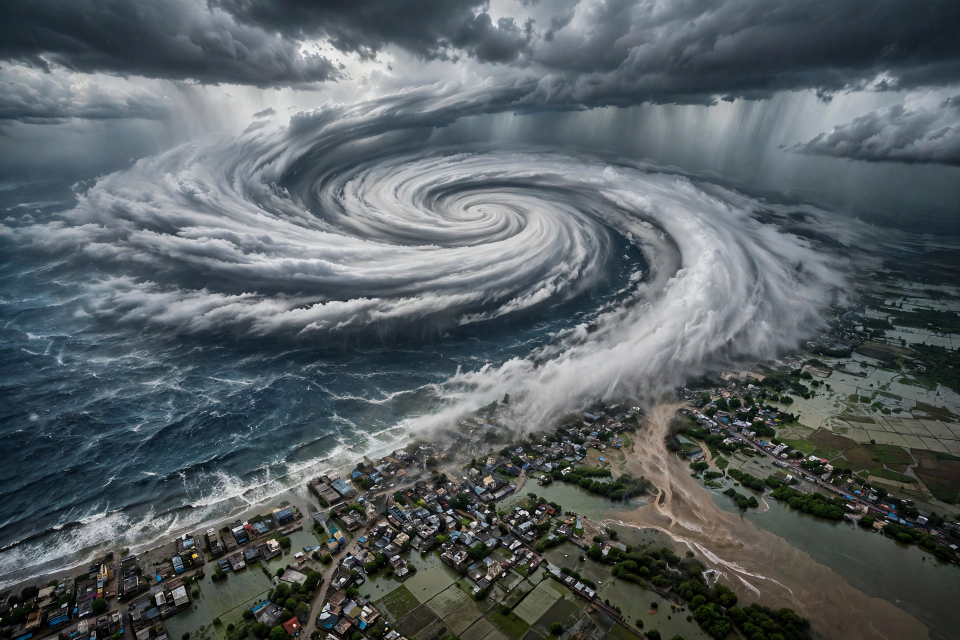
#> input picture assets/cyclone.webp, 1920 x 1280 px (shown at 1/2 size)
$ python draw.py
#> lines starting #> are read from the running program, lines starting #| are printed output that depends on the picture
#> in build_front_page, `sheet = Image.new("RGB", (PAGE_W, PAGE_H), PALETTE["paper"])`:
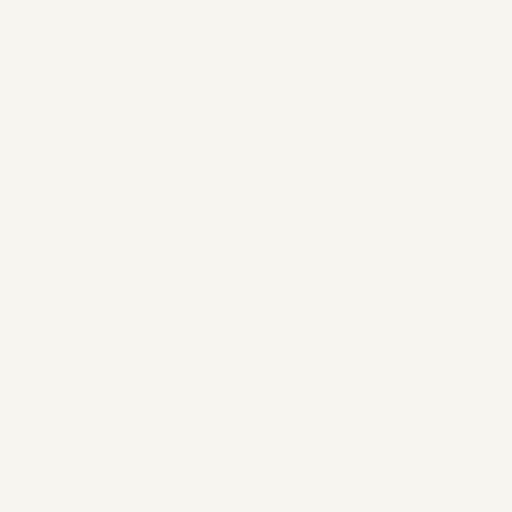
#> sheet: PIL image 1024x1024 RGB (shown at 1/2 size); mean R, G, B 247, 245, 240
#!/usr/bin/env python3
"""Compose the 21 November 2026 front page for news-image-20261121.

The sheet is 1024 by 1024: a masthead, a weather bar built from real
Open-Meteo forecast figures for five cities, six illustrated story cards
in a two-by-three grid, and a source line along the bottom edge.

The six stories, each checked against reporting dated 20-21 Nov 2026:
  - Cyclone Akvan's rains linger over Odisha (the weather story)
  - a magnitude 6.8 tremor in Junin, Peru
  - Russia's heaviest air raid on Ukraine this year
  - New York's plan to shut Rikers Island by 2032 (the US local story)
  - COP31 running past its deadline in Antalya
  - a tanker hit and ablaze near Khasab in the Strait of Hormuz

Pictures live under assets/ and carry no lettering; every word on the
page is drawn here with DejaVu. Running `python3 draw.py` writes
entry.png (PNG while it fits in 1 MiB, otherwise JPEG).
"""
from pathlib import Path

from PIL import Image
from PIL import ImageDraw
from PIL import ImageFont
from PIL import ImageOps

PAGE_W = 1024
PAGE_H = 1024
RESULT = "entry.png"
PICTURES = Path("assets")

PALETTE = {
    "navy": (15, 42, 67),
    "gold": (184, 124, 22),
    "paper": (247, 245, 240),
    "ink": (26, 26, 26),
    "grey": (92, 92, 92),
    "body": (60, 60, 60),
    "white": (255, 255, 255),
    "line": (208, 203, 193),
    "sky": (228, 237, 243),
}

FONT_DIR = "/usr/share/fonts/truetype/dejavu"
FONTS = {
    "mast": (f"{FONT_DIR}/DejaVuSerif-Bold.ttf", 50),
    "date": (f"{FONT_DIR}/DejaVuSans-Bold.ttf", 17),
    "label": (f"{FONT_DIR}/DejaVuSans-Bold.ttf", 13),
    "city": (f"{FONT_DIR}/DejaVuSans-Bold.ttf", 13),
    "value": (f"{FONT_DIR}/DejaVuSans.ttf", 12),
    "tag": (f"{FONT_DIR}/DejaVuSans-Bold.ttf", 12),
    "head": (f"{FONT_DIR}/DejaVuSans-Bold.ttf", 19),
    "text": (f"{FONT_DIR}/DejaVuSans.ttf", 14),
    "foot": (f"{FONT_DIR}/DejaVuSans.ttf", 12),
}


def load_fonts():
    """Resolve every named font to a truetype object."""
    loaded = {}
    for key, (path, size) in FONTS.items():
        loaded[key] = ImageFont.truetype(path, size)
    return loaded


def measure_wrap(canvas, wording, face, limit):
    """Split wording into lines no wider than limit pixels."""
    parts = wording.split(" ")
    wrapped = []
    current = ""
    for piece in parts:
        candidate = (current + " " + piece).strip()
        if canvas.textlength(candidate, font=face) <= limit:
            current = candidate
        else:
            if current:
                wrapped.append(current)
            current = piece
    if current:
        wrapped.append(current)
    return wrapped


def clamp_to_lines(canvas, wording, face, limit, most):
    """Wrap wording, keeping at most `most` lines with an ellipsis."""
    wrapped = measure_wrap(canvas, wording, face, limit)
    if len(wrapped) <= most:
        return wrapped
    kept = wrapped[:most]
    while kept and canvas.textlength(kept[-1] + " ...", font=face) > limit:
        head = kept[-1].rsplit(" ", 1)
        kept[-1] = head[0] if len(head) > 1 else ""
    kept[-1] = (kept[-1] + " ...").strip()
    return kept


def thumb(name, width, height):
    """Crop an illustration to the card's picture box and shrink its palette."""
    picture = Image.open(PICTURES / name).convert("RGB")
    fitted = ImageOps.fit(picture, (width, height), Image.LANCZOS)
    return fitted.convert("P", palette=Image.ADAPTIVE, colors=256).convert("RGB")


def draw_banner(canvas, fonts):
    """Masthead: title, gold rule, and the Saturday date line."""
    navy = PALETTE["navy"]
    canvas.text((PAGE_W // 2, 6), "THE WORLD TODAY",
                font=fonts["mast"], fill=navy, anchor="mt")
    canvas.line([(14, 58), (PAGE_W - 14, 58)], fill=PALETTE["gold"], width=3)
    canvas.text((PAGE_W // 2, 74), "Saturday, 21 November 2026",
                font=fonts["date"], fill=PALETTE["ink"], anchor="ma")


def draw_weather_bar(canvas, fonts):
    """Five-city weather bar from Open-Meteo forecast data for 21 Nov."""
    top = 112
    tall = 58
    canvas.rectangle([14, top, PAGE_W - 14, top + tall],
                     fill=PALETTE["sky"], outline=PALETTE["line"], width=1)
    canvas.text((26, top + 8), "WEATHER", font=fonts["label"],
                fill=PALETTE["navy"])
    canvas.text((26, top + 28), "21 NOV 2026", font=fonts["label"],
                fill=PALETTE["navy"])
    canvas.text((26, top + 43), "OPEN-METEO", font=fonts["value"],
                fill=PALETTE["grey"])
    readings = [
        ("Gopalpur", "28\u00b0 / 24\u00b0", "5.8 mm rain", "17 km/h"),
        ("Lima", "27\u00b0 / 24\u00b0", "0.3 mm rain", "19 km/h"),
        ("Antalya", "20\u00b0 / 18\u00b0", "6.9 mm rain", "11 km/h"),
        ("New York", "18\u00b0 / 6\u00b0", "dry", "12 km/h"),
        ("Kyiv", "7\u00b0 / 0\u00b0", "2.5 mm rain", "14 km/h"),
    ]
    start_x = 190
    slot = (PAGE_W - 14 - start_x) // len(readings)
    for pos, (city, temps, rain, wind) in enumerate(readings):
        left = start_x + pos * slot
        if pos:
            canvas.line([(left, top + 8), (left, top + tall - 8)],
                        fill=PALETTE["line"], width=1)
        canvas.text((left + 10, top + 6), city, font=fonts["city"],
                    fill=PALETTE["ink"])
        canvas.text((left + 10, top + 24), temps, font=fonts["value"],
                    fill=PALETTE["ink"])
        canvas.text((left + 10, top + 40), f"{rain} \u00b7 {wind}",
                    font=fonts["value"], fill=PALETTE["grey"])
#> in build_front_page, `grid_top = draw_weather_bar(canvas, fonts)`: grid_top = 182
    return top + tall + 12


def draw_story_grid(sheet, canvas, fonts, grid_top):
    """Six cards, two across and three down, each with a picture on top."""
#> called with grid_top = 182
    margin = 14
    gap = 12
    card_w = (PAGE_W - 2 * margin - gap) // 2
    card_h = (PAGE_H - grid_top - 34) // 3 - 10
#> card_h = 259
    pic_h = 140
    entries = [
        ("WEATHER", "cyclone.webp",
         "Cyclone Akvan's rains keep falling on Odisha",
         "After landfall near Gopalpur, the storm's remnants bring heavy "
         "rain. Mayurbhanj and Balasore are under red alert and 4.4 lakh "
         "people were shifted to safety."),
        ("PERU", "peru.webp",
         "6.8 quake shakes Peru, Lima rushes outside",
         "A magnitude 6.8 earthquake struck the Junin region on Friday "
         "evening, felt 320 km away in the capital. No casualties or "
         "major damage were reported."),
        ("UKRAINE", "ukraine.webp",
         "Russia's biggest air attack of the year hits Ukraine",
         "More than 400 drones and 110 missiles rained down overnight. "
         "At least nine people were killed, Kyiv's bridges were damaged "
         "and Polish airspace was violated."),
        ("USA", "rikers.webp",
         "Mamdani sets 2032 to close Rikers Island",
         "New York's mayor unveiled the city's first comprehensive plan "
         "to shut the notorious jail complex, with four borough jails "
         "and $146m for mental health."),
        ("COP31", "cop31.webp",
         "COP31 spills into overtime, fossil fuels cut",
         "Climate talks in Antalya ran past their deadline with no deal. "
         "The draft agreement drops all mention of fossil fuels; a new "
         "text is due on Saturday."),
        ("HORMUZ", "hormuz.webp",
         "Tanker struck and burning off Khasab",
         "An outbound tanker was hit on its port bow and caught fire in "
         "the Strait of Hormuz. Iran claims a naval mine; shipping "
         "traffic is down about 15%."),
    ]
    for idx, (tag, pic_name, headline, blurb) in enumerate(entries):
        col = idx % 2
        row = idx // 2
        x = margin + col * (card_w + gap)
        y = grid_top + row * (card_h + 10)
#> y = 182
        canvas.rectangle([x, y, x + card_w, y + card_h],
                         fill=PALETTE["white"], outline=PALETTE["line"],
                         width=1)
        sheet.paste(thumb(pic_name, card_w - 2, pic_h), (x + 1, y + 1))
#> in thumb, picture is the input picture: PIL image 1920x1280 RGB; mean R, G, B 87.5, 95.5, 98.7
#> in thumb, `fitted = ImageOps.fit(picture, (width, height), Image.LANCZOS)`:
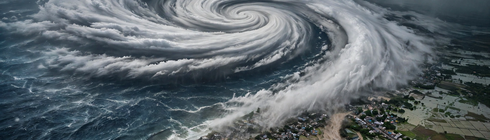
#> fitted: PIL image 490x140 RGB; mean R, G, B 93.6, 103.2, 109.1
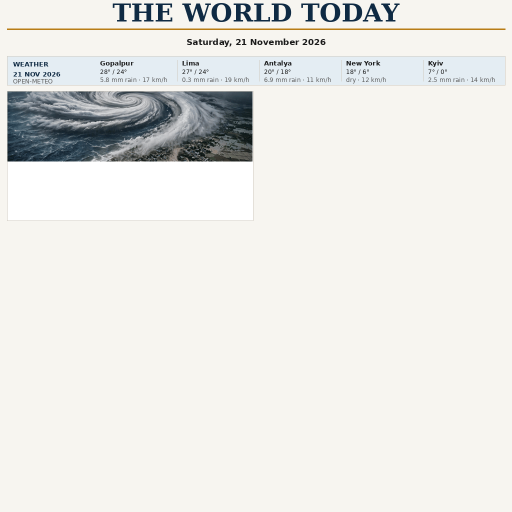
#> sheet: PIL image 1024x1024 RGB (shown at 1/2 size); mean R, G, B 233.3, 232.8, 229.3
        chip_w = canvas.textlength(tag, font=fonts["tag"]) + 16
        chip_y = y + 1 + pic_h - 24
#> chip_y = 299
        canvas.rectangle([x + 1, chip_y, x + 1 + chip_w, chip_y + 23],
                         fill=PALETTE["navy"])
        canvas.text((x + 9, chip_y + 4), tag, font=fonts["tag"],
                    fill=PALETTE["white"])
        text_x = x + 12
        text_w = card_w - 24
        head_y = y + pic_h + 12
#> head_y = 334
        head_lines = clamp_to_lines(canvas, headline, fonts["head"],
                                    text_w, 2)
        for n, line in enumerate(head_lines):
            canvas.text((text_x, head_y + n * 22), line,
                        font=fonts["head"], fill=PALETTE["ink"])
        body_y = head_y + len(head_lines) * 22 + 4
#> body_y = 382
        body_lines = clamp_to_lines(canvas, blurb, fonts["text"],
                                    text_w, 3)
#> body_lines = 3 items
        for n, line in enumerate(body_lines):
            canvas.text((text_x, body_y + n * 17), line,
                        font=fonts["text"], fill=PALETTE["body"])
#> this loop made 3 passes
#> line on pass 3: 'people were shifted to safety.'
        lowest = body_y + len(body_lines) * 17
#> lowest = 433
        assert lowest <= y + card_h - 6, f"card {tag} overflows"
#> pass 2 of the loop in draw_story_grid, `for idx, (tag, pic_name, headline, blurb) in enumerate(entries):`:
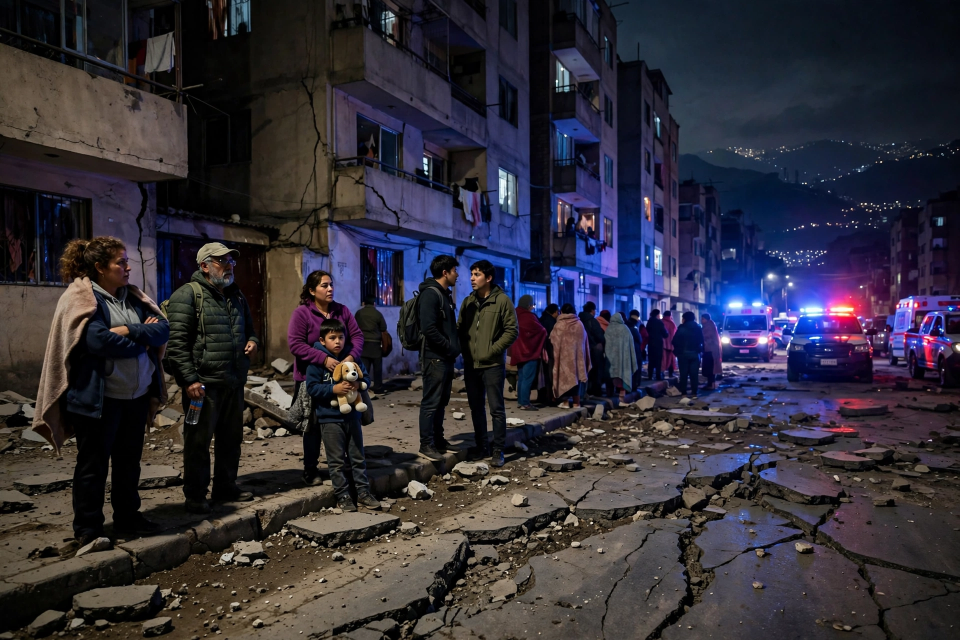
#> input picture assets/peru.webp, 1920 x 1280 px (shown at 1/2 size)
#> in thumb, picture is the input picture: PIL image 1920x1280 RGB; mean R, G, B 49.6, 46.2, 56
#> in thumb (call 2), `return fitted.convert("P", palette=Image.ADAPTIVE, colors=256).convert..`:
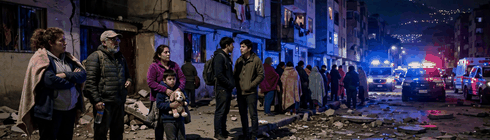
#> returned value: PIL image 490x140 RGB; mean R, G, B 48, 44.9, 65.3
#> in draw_story_grid, `sheet.paste(thumb(pic_name, card_w - 2, pic_h), (x + 1, y + 1))`:
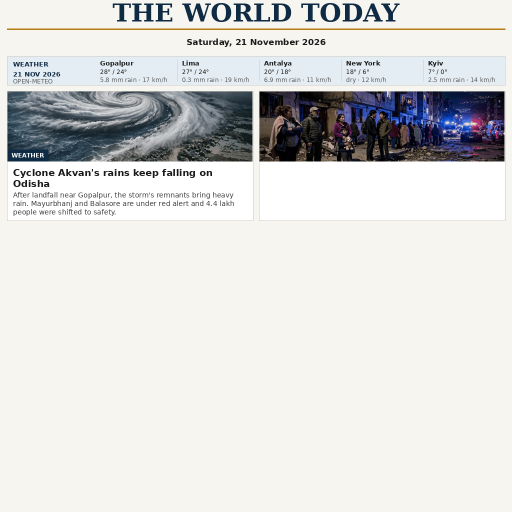
#> sheet: PIL image 1024x1024 RGB (shown at 1/2 size); mean R, G, B 219.5, 219.1, 217.6
#> chip_w = 51.98
#> head_lines = ['6.8 quake shakes Peru, Lima rushes', 'outside']
#> the loop in draw_story_grid, `for n, line in enumerate(head_lines):` made 2 passes
#> the loop in draw_story_grid, `for n, line in enumerate(body_lines):` made 3 passes
#> pass 3 of the loop in draw_story_grid, `for idx, (tag, pic_name, headline, blurb) in enumerate(entries):`:
#> y = 451
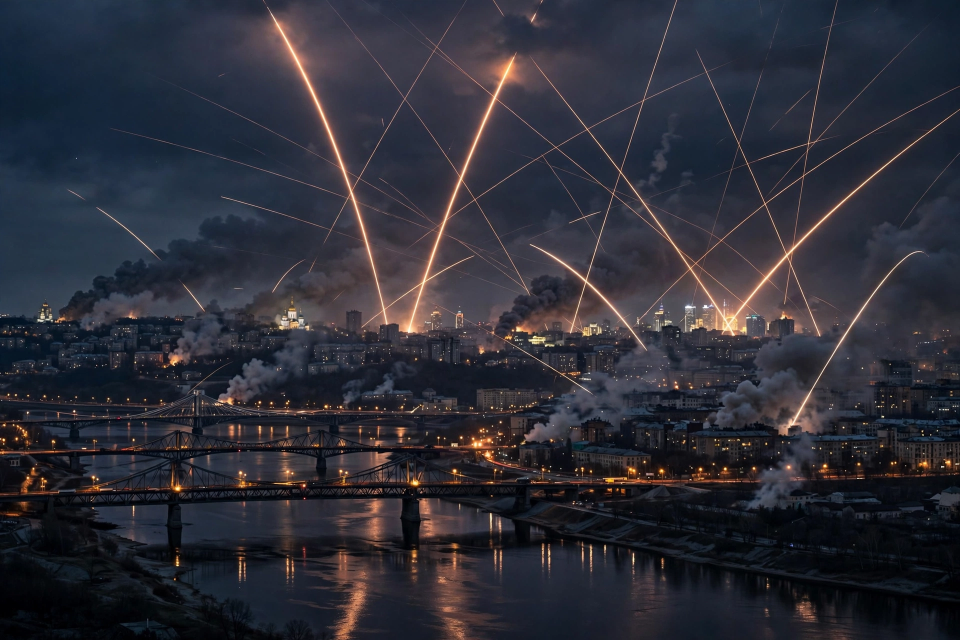
#> input picture assets/ukraine.webp, 1920 x 1280 px (shown at 1/2 size)
#> in thumb, picture is the input picture: PIL image 1920x1280 RGB; mean R, G, B 45.7, 45.8, 55.3
#> in thumb (call 3), `fitted = ImageOps.fit(picture, (width, height), Image.LANCZOS)`:
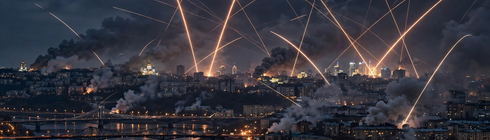
#> fitted: PIL image 490x140 RGB; mean R, G, B 55.3, 53.7, 62.3
#> in draw_story_grid, `sheet.paste(thumb(pic_name, card_w - 2, pic_h), (x + 1, y + 1))`:
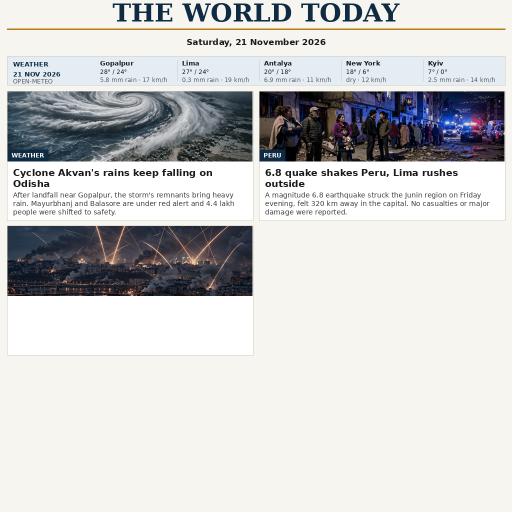
#> sheet: PIL image 1024x1024 RGB (shown at 1/2 size); mean R, G, B 206.3, 206, 205.8
#> chip_w = 76.28
#> chip_y = 568
#> head_y = 603
#> head_lines = 2 items
#> the loop in draw_story_grid, `for n, line in enumerate(head_lines):` made 2 passes
#> body_y = 651
#> the loop in draw_story_grid, `for n, line in enumerate(body_lines):` made 3 passes
#> lowest = 702
#> the loop made 6 passes; the first 3 are shown


def draw_source_line(canvas, fonts):
    """Rule plus the list of sources, centred near the bottom edge."""
    base = PAGE_H - 26
    canvas.line([(14, base - 8), (PAGE_W - 14, base - 8)],
                fill=PALETTE["line"], width=1)
    note = ("Sources: Reuters \u00b7 IMD \u00b7 CNN \u00b7 AP \u00b7 "
            "UKMTO \u00b7 Open-Meteo \u2014 "
            "six stories verified 21 November 2026")
    canvas.text((PAGE_W // 2, base), note, font=fonts["foot"],
                fill=PALETTE["grey"], anchor="ma")


def build_front_page():
    """Render every layer and save the finished page."""
    sheet = Image.new("RGB", (PAGE_W, PAGE_H), PALETTE["paper"])
    canvas = ImageDraw.Draw(sheet)
    fonts = load_fonts()
    draw_banner(canvas, fonts)
    grid_top = draw_weather_bar(canvas, fonts)
    draw_story_grid(sheet, canvas, fonts, grid_top)
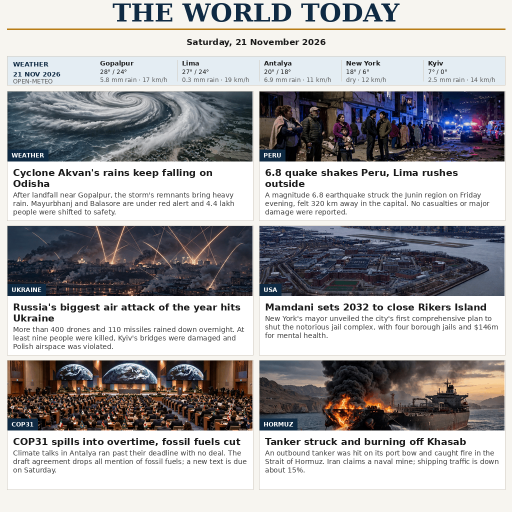
#> sheet: PIL image 1024x1024 RGB (shown at 1/2 size); mean R, G, B 169.9, 168.6, 170.3
    draw_source_line(canvas, fonts)
    sheet.save(RESULT, "PNG", optimize=True)
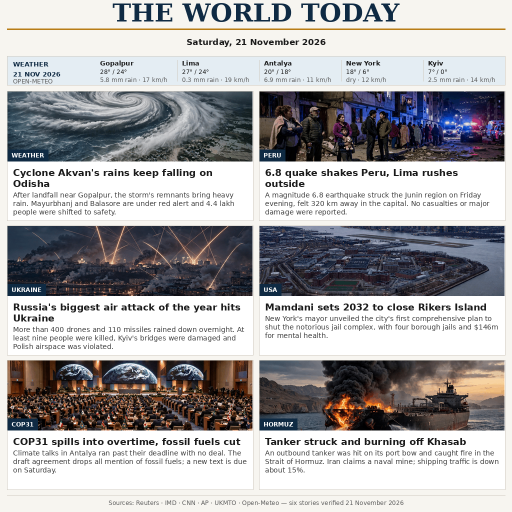
#> saved as entry.png: PIL image 1024x1024 RGB (shown at 1/2 size); mean R, G, B 169.7, 168.4, 170.1
    size = Path(RESULT).stat().st_size
    print(f"saved {RESULT}: {sheet.size}, {size} bytes")
#| saved entry.png: (1024, 1024), 822200 bytes
    if size > 1048576:
        sheet.save(RESULT, "JPEG", quality=88)
        print(f"over 1 MiB, saved as JPEG: "
              f"{Path(RESULT).stat().st_size} bytes")


if __name__ == "__main__":
    build_front_page()
